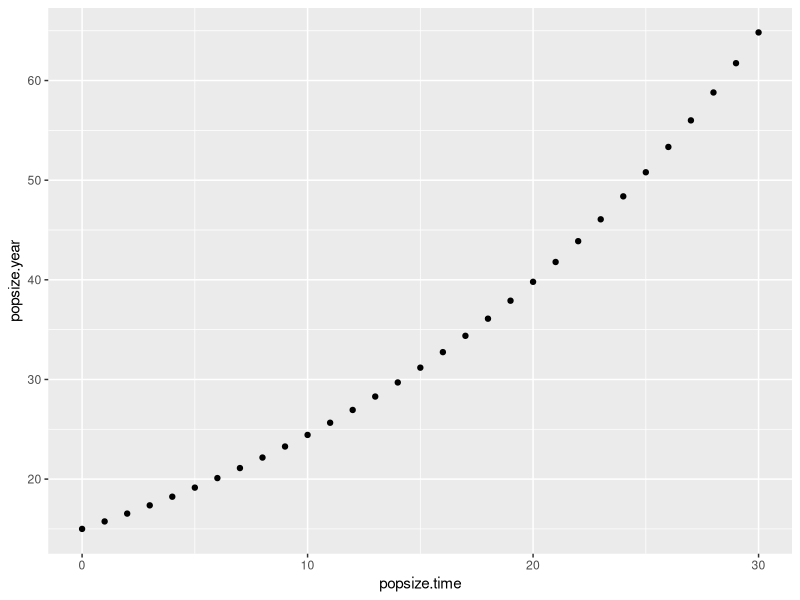
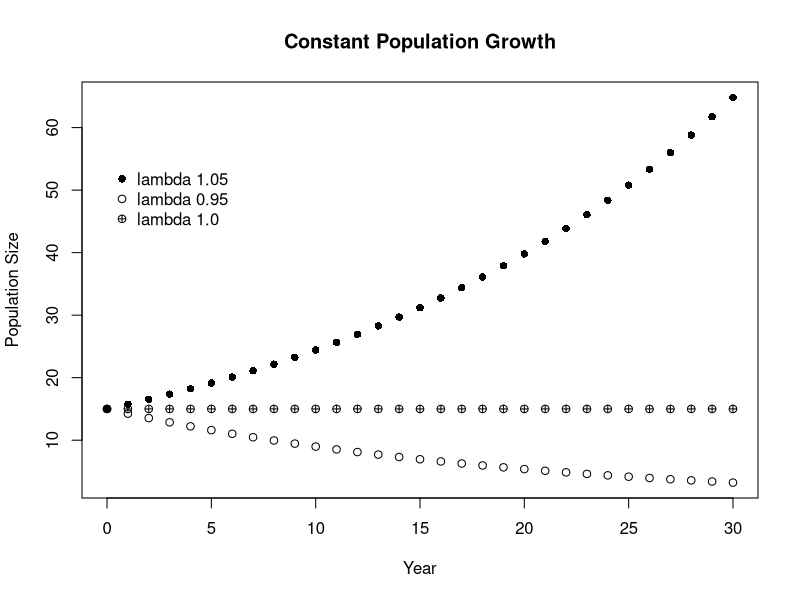
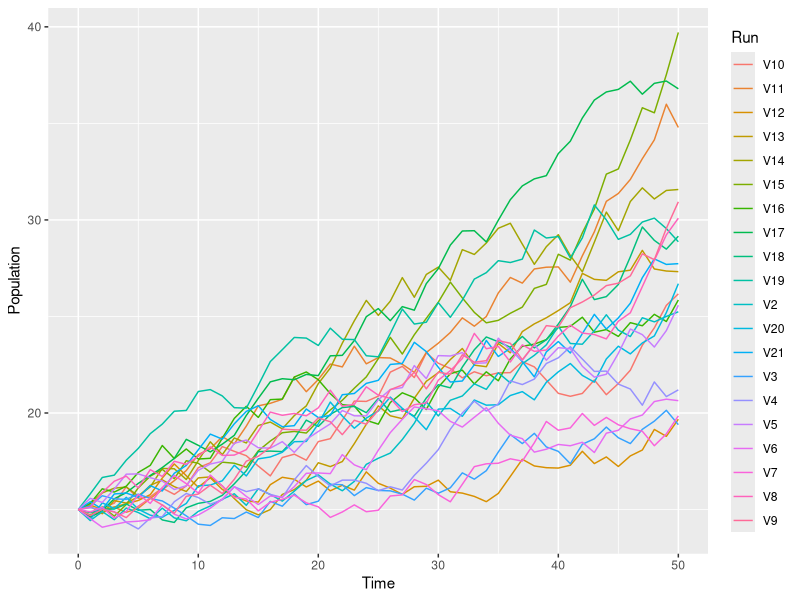

These figures' R source, in order: (Note: this script raises an error after producing the figures.)
## ---- chunk 1
library(dplyr)
library(ggplot2)
library(tidyr)
## ---- chunk 2
#2a
library(ggplot2)
time.zero<-0
end.time<-30
pop.initial<-15
lambda<-1.05
popsize.year<-numeric()
popsize.time<-numeric()
for(i in time.zero:end.time){
  popsize.year[i+1]<-pop.initial*lambda^i
  for(j in time.zero:end.time){
    popsize.time[j+1]<-time.zero+j
  }
}
newa<-cbind(popsize.time,popsize.year)
newa
qplot(popsize.time,popsize.year)

#2b
lambda.2<-0.95
popsize.year.2<-numeric()
popsize.time<-numeric()
for(i in time.zero:end.time){
  popsize.year.2[i+1]<-pop.initial*lambda.2^i
  for(j in time.zero:end.time){
    popsize.time[j+1]<-time.zero+j
  }
}
newb<-cbind(popsize.time,popsize.year,popsize.year.2)
newb

#2c
lambda.3<-1
popsize.year.3<-numeric()
popsize.time<-numeric()
for(i in time.zero:end.time){
  popsize.year.3[i+1]<-pop.initial*lambda.3^i
  for(j in time.zero:end.time){
    popsize.time[j+1]<-time.zero+j
  }
}
new<-cbind(popsize.time,popsize.year,popsize.year.2,popsize.year.3)
new

#2 discrete plot with all three lambda values
new.use<-data.frame(new)
x<-new.use$popsize.time
y<-cbind(new.use$popsize.year,new.use$popsize.year.2,new.use$popsize.year.3)
matplot(x,y,type="p",pch=c(16,1,10),col=c(1,1,1),xlab="Year",ylab="Population Size",main="Constant Population Growth")
legend(0,55,legend = c("lambda 1.05","lambda 0.95","lambda 1.0"),pch=c(16,1,10),bty = "n")
## ---- chunk 3
set.seed(320)
pop.20 <- matrix(nrow = 51, ncol = 20)
pop.20[1,] <- 15
for (j in 1:dim(pop.20)[2]){
  for (i in 2:dim(pop.20)[1]) {
    current.pop <- pop.20[i-1,j]
    pop.20[i,j] = current.pop*runif(1, min = 0.96, max = 1.06)
}
}
time.20 <- seq(0, 51, by = 1)
pop.time.20 <- data.frame(cbind(time.20, pop.20))
pop.20.gathered <- pop.time.20 %>%
  gather(Run, Population, 2:21)
colnames(pop.20.gathered) <- c("Time", "Run", "Population")

pop.20.plot <- ggplot(pop.20.gathered, aes(Time, Population, color = Run)) + 
  geom_line()
pop.20.plot
## ---- chunk 4
set.seed(3100)
pop.1000 <- matrix(nrow=51, ncol = 1000)
pop.1000[1,] <- 15
for (j in 1:dim(pop.1000)[2]){
  for (i in 2:dim(pop.1000)[1]) {
    current.pop <- pop.1000[i-1,j]
    pop.1000[i,j] = current.pop*runif(1, min = 0.96, max = 1.06)
}
}
Time2 <- seq(0, 50, by = 1)
pop.1000 <- data.frame(pop.1000)
plus.time <- cbind(Time2, pop.1000)
quantile(plus.time[51,2:1001], probs=c(0.025,0.975))
mean(plus.time[51,2:1001])
## ---- chunk 5
#4-1
sum(plus.time<15)
4314/51000
#0.085

set.seed(41)
pop.4 <- matrix(nrow=51, ncol = 1000)
pop.4[1,] <- 15
for (j in 1:dim(pop.4)[2]){
  for (i in 2:dim(pop.4)[1]) {
    current.pop.4 <- pop.4[i-1,j]
    pop.4[i,j] = current.pop.4*runif(1.01, min = 0.94, max = 1.08)
  }
}
Time2 <- seq(0, 51, by = 1)
plus.time.4 <- cbind(Time2, pop.4)
sum(plus.time.4<15)
8419/51000
#0.165 -- variation is 0.14

#4-2
set.seed(42)
pop.42 <- matrix(nrow=51, ncol = 1000)
pop.42[1,] <- 15
for (j in 1:dim(pop.42)[2]){
  for (i in 2:dim(pop.42)[1]) {
    current.pop.42 <- pop.42[i-1,j]
    pop.42[i,j] = current.pop.42*runif(1.01, min = 0.90, max = 1.12)
  }
}
Time2 <- seq(0, 51, by = 1)
plus.time.42 <- cbind(Time2, pop.42)
sum(plus.time.42<15)
13513/51000
#0.265-- variation is 0.22

#4-3
set.seed(43)
pop.43 <- matrix(nrow=51, ncol = 1000)
pop.43[1,] <- 15
for (j in 1:dim(pop.43)[2]){
  for (i in 2:dim(pop.43)[1]) {
    current.pop.43 <- pop.43[i-1,j]
    pop.43[i,j] = current.pop.43*runif(1.01, min = 0.85, max = 1.17)
  }
}
Time2 <- seq(0, 51, by = 1)
plus.time.43 <- cbind(Time2, pop.43)
sum(plus.time.43<15)
19888/51000
#0.390-- variation is 0.32

#4-4
set.seed(44)
pop.44 <- matrix(nrow=51, ncol = 1000)
pop.44[1,] <- 15
for (j in 1:dim(pop.44)[2]){
  for (i in 2:dim(pop.44)[1]) {
    current.pop.44 <- pop.44[i-1,j]
    pop.44[i,j] = current.pop.44*runif(1.01, min = 0.80, max = 1.22)
  }
}
Time2 <- seq(0, 51, by = 1)
plus.time.44 <- cbind(Time2, pop.44)
sum(plus.time.44<15)
23085/51000
#0.453-- variation is 0.42

#4-5
set.seed(45)
pop.45 <- matrix(nrow=51, ncol = 1000)
pop.45[1,] <- 15
for (j in 1:dim(pop.45)[2]){
  for (i in 2:dim(pop.45)[1]) {
    current.pop.45 <- pop.45[i-1,j]
    pop.45[i,j] = current.pop.45*runif(1.01, min = 0.75, max = 1.27)
  }
}
Time2 <- seq(0, 51, by = 1)
plus.time.45 <- cbind(Time2, pop.45)
sum(plus.time.45<15)
26205/51000
#0.514-- variation is 0.52

#plot of variation vs delta lambdas
probability<-c(0.085,0.165,0.265,0.390,0.453,0.514)
variance<-c(0.10,0.14,0.22,0.32,0.42,0.52)
plot(probability,variance,xlab="Probability of fewer than 15 individuals",
     ylab="Variance of Lambda",main="Variation in Populations")
#as variation increases the probability of getting a population size that is less than 15
#increases, this happens because the range in increasing
## ---- chunk 6
#5a
ran.lambda<-rlnorm(50,0.1,0.5)
ran.lambda
lambda.arithmetric<-mean(ran.lambda)
lambda.geometric<-exp(mean(log(ran.lambda)))
lambda.variance<-var(ran.lambda)
lambda.geometric
lambda.arithmetric
lambda.variance
## ---- chunk 7

loglam <- rlnorm(50, meanlog = 0.1, sdlog = 0.5)
loglam.var <- var(loglam)
loglam.arithmetic <- mean(loglam)
loglam.geometric <- exp(mean(log(loglam)))

## ---- chunk 8
log(loglam.geometric/loglam.arithmetic)*(-2*loglam.arithmetic^2) = loglam.var
## ---- chunk 9
mean.seq <- seq(from = 0.06, to = 0.15, by = 0.01)
sd.seq <- seq(from = 0.46, to = 0.55, by = 0.01)
loglam.mat <- matrix(nrow = 10, ncol = 6)
for (j in 1:dim(loglam.mat)[1]){
        loglam.mat[j,1] <- mean.seq[j]
        loglam.mat[j,2] <- sd.seq[j]
        sample <- rlnorm(50, meanlog = mean.seq[j], sdlog = sd.seq[j])
        loglam.mat[j,3] <- mean(sample)
        loglam.mat[j,4] <- exp(mean(sample))
        loglam.mat[j,5] <- var(sample)
        loglam.mat[j,6] <- log(loglam.mat[j,3]/loglam.mat[j,4])*(-2*loglam.mat[j,3]^2)
}
colnames(loglam.mat) <- c("logmean", "logsd", "amean", "gmean", "var", "left")
loglam.frame <- data.frame(loglam.mat)
## ---- chunk 10
loglam.reg <- glm(left ~ var, data = loglam.frame)
summary(loglam.reg)
## ---- chunk 11

ricky <- matrix(nrow = 51, ncol = 1000)
ricky[,1] <- 10
ricky.seq <- seq(from = 1, to = 2, by = 0.02)
for (j in 1:dim(ricky)[1]){
  for (i in 2:dim(ricky)[2]) {
    current.pop <- ricky[j,i-1]
    ricky[j,i] = current.pop*exp(ricky.seq[j]*(1-(current.pop/20)))
}
}

matplot(y = ricky[1,951:1000], type = "pl")
matplot(y = ricky[25, 951:1000])
